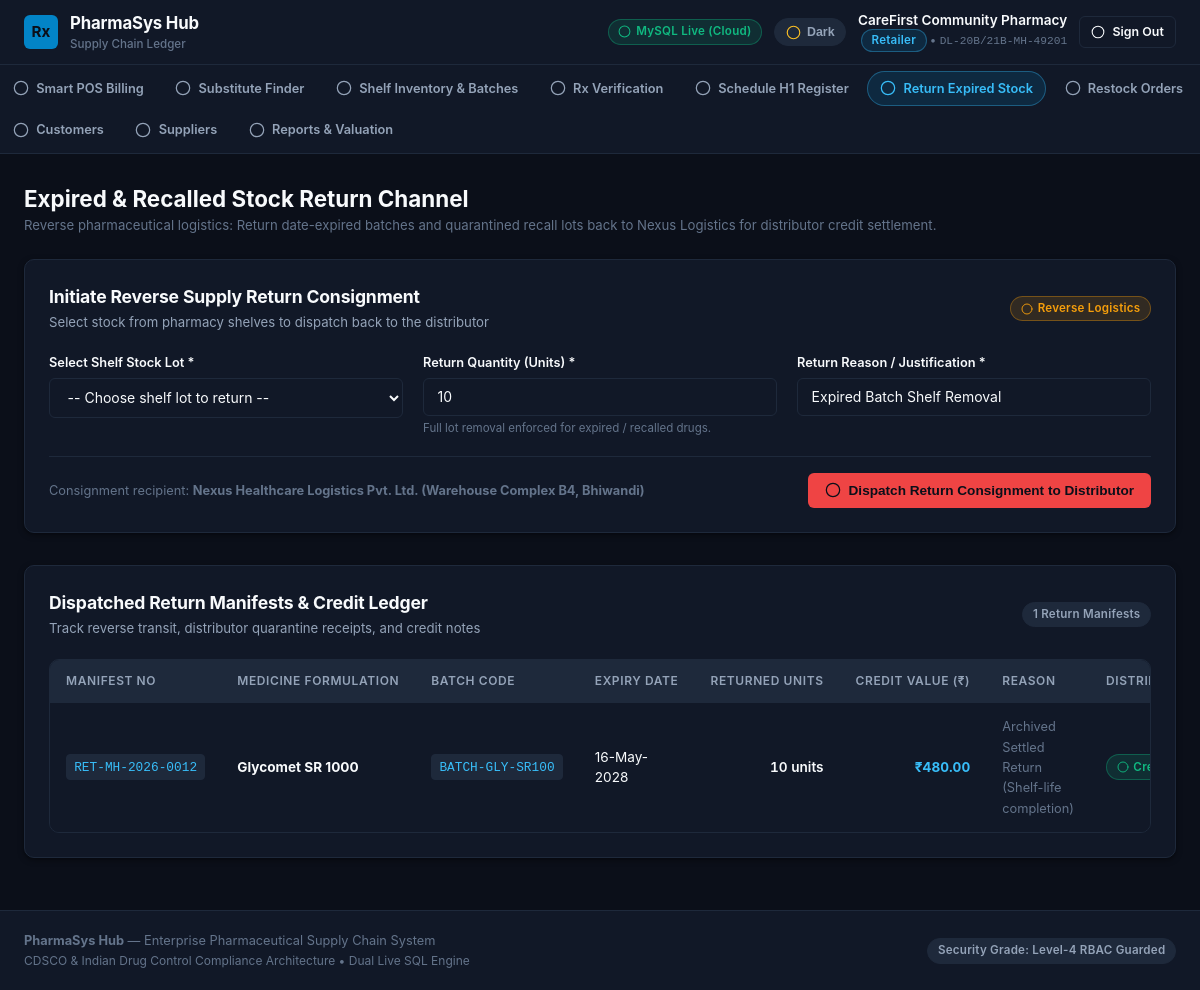
The page /retailer_returns.php (signed in) on the database its author committed.
### tables this page shows
CREATE TABLE `return_claims` (
  `id` INT AUTO_INCREMENT PRIMARY KEY,
  `claim_number` VARCHAR(50) NOT NULL UNIQUE,
  `retailer_id` INT NOT NULL,
  `distributor_id` INT NOT NULL,
  `batch_id` INT NOT NULL,
  `quantity` INT NOT NULL,
  `reason` VARCHAR(255) NOT NULL,
  `credit_amount` DECIMAL(10,2) NOT NULL,
  `status` ENUM('dispatched', 'received_quarantine', 'credit_settled') NOT NULL DEFAULT 'dispatched',
  `created_at` TIMESTAMP DEFAULT CURRENT_TIMESTAMP,
  FOREIGN KEY (`retailer_id`) REFERENCES `users`(`id`) ON DELETE CASCADE,
  FOREIGN KEY (`distributor_id`) REFERENCES `users`(`id`) ON DELETE CASCADE,
  FOREIGN KEY (`batch_id`) REFERENCES `batches`(`id`) ON DELETE CASCADE
);

CREATE TABLE `medicine_master` (
  `id` INT AUTO_INCREMENT PRIMARY KEY,
  `brand_name` VARCHAR(150) NOT NULL,
  `generic_name` VARCHAR(150) NOT NULL,
  `salt_composition` VARCHAR(255) NOT NULL,
  `strength_mg` INT NOT NULL,
  `dosage_form` ENUM('Tablet', 'Capsule', 'Syrup', 'Injection', 'Ointment') NOT NULL DEFAULT 'Tablet',
  `category` VARCHAR(100) NOT NULL,
  `schedule_type` VARCHAR(50) NOT NULL DEFAULT 'General OTC',
  `price_mrp` DECIMAL(10,2) NOT NULL,
  `created_at` TIMESTAMP DEFAULT CURRENT_TIMESTAMP
);

CREATE TABLE `batches` (
  `id` INT AUTO_INCREMENT PRIMARY KEY,
  `medicine_id` INT NOT NULL,
  `manufacturer_id` INT NOT NULL DEFAULT 1,
  `batch_number` VARCHAR(50) NOT NULL UNIQUE,
  `mfg_date` DATE NOT NULL,
  `expiry_date` DATE NOT NULL,
  `initial_quantity` INT NOT NULL,
  `current_quantity` INT NOT NULL,
  `mrp_unit` DECIMAL(10,2) NOT NULL,
  `distributor_price` DECIMAL(10,2) NOT NULL,
  `is_recalled` TINYINT(1) NOT NULL DEFAULT 0,
  `recall_reason` VARCHAR(255) DEFAULT NULL,
  `is_expired` TINYINT(1) NOT NULL DEFAULT 0,
  `created_at` TIMESTAMP DEFAULT CURRENT_TIMESTAMP,
  FOREIGN KEY (`medicine_id`) REFERENCES `medicine_master`(`id`) ON DELETE CASCADE
);

### retailer_returns.php (the view, shortened to what this page needs)
<?php
$pdo = Database::getConnection();
$retailerId = $_SESSION['user_id'];
$shelfStmt = $pdo->prepare("
    SELECT inv.*, b.id as batch_id, b.batch_number, b.expiry_date, b.is_recalled, b.recall_reason, b.is_expired, b.distributor_price,
           m.brand_name, m.salt_composition, m.strength_mg, m.dosage_form
    FROM inventory inv
    JOIN batches b ON inv.batch_id = b.id
    JOIN medicine_master m ON b.medicine_id = m.id
    WHERE inv.user_id = :uid
      AND inv.quantity > 0
      AND b.id NOT IN (
          SELECT batch_id FROM return_claims
          WHERE retailer_id = :uid AND status IN ('dispatched', 'received_quarantine')
      )
    ORDER BY b.is_expired DESC, b.is_recalled DESC, b.expiry_date ASC
");
$shelfStmt->execute([':uid' => $retailerId]);
$shelfItems = $shelfStmt->fetchAll();
$claimStmt = $pdo->prepare("
    SELECT rc.*, b.batch_number, b.expiry_date, m.brand_name, m.salt_composition, u.name as distributor_name
    FROM return_claims rc
    JOIN batches b ON rc.batch_id = b.id
    JOIN medicine_master m ON b.medicine_id = m.id
    JOIN users u ON rc.distributor_id = u.id
    WHERE rc.retailer_id = :uid
    ORDER BY rc.id DESC
");
$claimStmt->execute([':uid' => $retailerId]);
$claims = $claimStmt->fetchAll();
require_once __DIR__ . '/includes/header.php';
?>
<div class="container">
  <div style="margin-bottom: 1.5rem;">
    <h2 style="font-size: 1.4rem; font-weight: 700;">Expired &amp; Recalled Stock Return Channel</h2>
    <p style="font-size: 0.825rem; color: var(--text-subtle);">
      Reverse pharmaceutical logistics: Return date-expired batches and quarantined recall lots back to Nexus Logistics for distributor credit settlement.
    </p>
  </div>
  <div class="card" style="margin-bottom: 2rem;">
    <div class="card-header">
      <div>
        <h3 class="card-title">Initiate Reverse Supply Return Consignment</h3>
        <p class="card-description">Select stock from pharmacy shelves to dispatch back to the distributor</p>
      </div>
      <span class="badge badge-warning"><?= icon('truck', 12) ?> Reverse Logistics</span>
    </div>
    <?php if (empty($shelfItems)): ?>
      <div class="alert alert-success" style="margin-bottom: 0;">
        <?= icon('shield-check', 18) ?>
        <div>
          <strong>Zero Quarantined Stock Remaining:</strong> All expired and recalled batches have been successfully dispatched back to the distributor. No hazardous or invalid medicines remain on your pharmacy shelves.
        </div>
      </div>
    <?php else: ?>
      <form method="POST" action="retailer_returns.php">
        <div class="grid-3">
          <div class="form-group">
            <label class="form-label">Select Shelf Stock Lot *</label>
            <select name="inventory_id" class="form-control" required onchange="handleStockSelection(this)">
              <option value="">-- Choose shelf lot to return --</option>
            </select>
          </div>
          <div class="form-group">
            <label class="form-label">Return Quantity (Units) *</label>
            <input type="number" id="return-qty" name="quantity" class="form-control" value="10" min="1" required>
            <small id="qty-help" style="font-size: 0.72rem; color: var(--text-subtle); display: block; margin-top: 0.25rem;">Full lot removal enforced for expired / recalled drugs.</small>
          </div>
          <div class="form-group">
            <label class="form-label">Return Reason / Justification *</label>
            <input type="text" id="return-reason" name="reason" class="form-control" value="Expired Batch Shelf Removal" required>
          </div>
        </div>
        <div style="display: flex; justify-content: space-between; align-items: center; border-top: 1px solid var(--border-light); padding-top: 1rem; flex-wrap: wrap; gap: 0.75rem;">
          <div style="font-size: 0.8rem; color: var(--text-subtle);">
            Consignment recipient: <strong>Nexus Healthcare Logistics Pvt. Ltd. (Warehouse Complex B4, Bhiwandi)</strong>
          </div>
          <button type="submit" class="btn btn-danger">
            <?= icon('truck', 16) ?> Dispatch Return Consignment to Distributor
          </button>
        </div>
      </form>
    <?php endif; ?>
  </div>
  <div class="card">
    <div class="card-header">
      <div>
        <h3 class="card-title">Dispatched Return Manifests &amp; Credit Ledger</h3>
        <p class="card-description">Track reverse transit, distributor quarantine receipts, and credit notes</p>
      </div>
      <span class="badge badge-neutral"><?= count($claims) ?> Return Manifests</span>
    </div>
    <div class="table-wrapper">
      <table class="data-table">
        <thead>
          <tr>
            <th>Manifest No</th>
            <th>Medicine Formulation</th>
            <th>Batch Code</th>
            <th>Expiry Date</th>
            <th style="text-align: right;">Returned Units</th>
            <th style="text-align: right;">Credit Value (₹)</th>
            <th>Reason</th>
            <th>Distributor Status</th>
          </tr>
        </thead>
        <tbody>
          <?php if (empty($claims)): ?>
            <tr>
              <td colspan="9" style="text-align: center; color: var(--text-subtle); padding: 2rem;">No reverse returns logged yet.</td>
            </tr>
          <?php else: ?>
            <?php foreach ($claims as $c): ?>
              <tr>
                <td><code style="font-family: var(--font-mono); font-size: 0.8rem;"><?= htmlspecialchars($c['claim_number']) ?></code></td>
                <td><strong><?= htmlspecialchars($c['brand_name']) ?></strong></td>
                <td><code style="font-family: var(--font-mono); font-size: 0.8rem;"><?= htmlspecialchars($c['batch_number']) ?></code></td>
                <td><?= date('d-M-Y', strtotime($c['expiry_date'])) ?></td>
                <td class="num-cell"><?= number_format($c['quantity']) ?> units</td>
                <td class="num-cell" style="font-weight: 700; color: var(--color-primary-dark);">₹<?= number_format($c['credit_amount'], 2) ?></td>
                <td><span style="font-size: 0.8rem; color: var(--text-subtle);"><?= htmlspecialchars($c['reason']) ?></span></td>
                <td>
                  <?php if ($c['status'] === 'credit_settled'): ?>
                    <span class="badge badge-success"><?= icon('check', 12) ?> Credit Settled</span>
                  <?php elseif ($c['status'] === 'received_quarantine'): ?>
                    <span class="badge badge-primary"><?= icon('shield-check', 12) ?> In Quarantine Bay</span>
                  <?php else: ?>
                    <span class="badge badge-warning"><?= icon('truck', 12) ?> In Reverse Transit</span>
                  <?php endif; ?>
                </td>
              </tr>
            <?php endforeach; ?>
          <?php endif; ?>
        </tbody>
      </table>
    </div>
  </div>
</div>
<?php require_once __DIR__ . '/includes/footer.php'; ?>

### includes/icons.php (shortened to what this page needs)
<?php
function icon(string $name, int $size = 18, string $className = ''): string {
    $classAttr = $className ? ' class="' . htmlspecialchars($className) . '"' : '';
    $style = sprintf('width: %dpx; height: %dpx; min-width: %dpx; vertical-align: middle;', $size, $size, $size);
    $path = $icons[$name] ?? '<circle cx="12" cy="12" r="10"></circle>';
    return sprintf(
        '<svg xmlns="http://www.w3.org/2000/svg" width="%d" height="%d" viewBox="0 0 24 24" fill="none" stroke="currentColor" stroke-width="1.85" stroke-linecap="round" stroke-linejoin="round" style="%s"%s>%s</svg>',
        $size, $size, $style, $classAttr, $path
    );
}

### rows shown on the page
return_claims: claim_number "RET-MH-2026-0012", medicine_master.brand_name "Glycomet SR 1000", batch.batch_number "BATCH-GLY-SR100", batch.expiry_date "16-May-2028", quantity "10", credit_amount "480.00", reason "Archived Settled Return (Shelf-life completion)"

### other values the page prints
$dbStatus "MySQL Live (Cloud)"
$user['name'] "CareFirst Community Pharmacy"
$user['role'] "Retailer"
$user['license_no'] "DL-20B/21B-MH-49201"
count($claims) "1"
